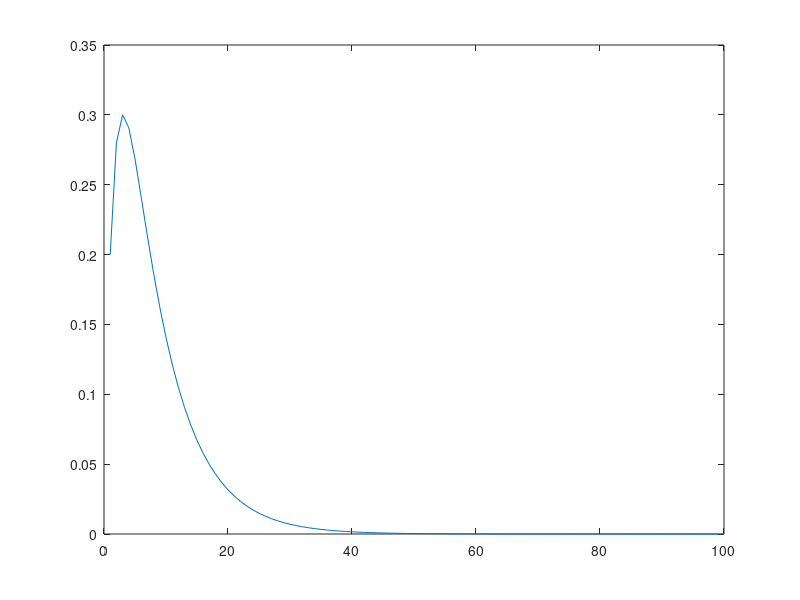

Recreate this plot in MATLAB.
matriz=[8 0 3 0 0;            % estados n absorvente | estados absorventes
    2 6 2 0 0;                % 1 2 4 | 3 5
    0 1 4 0 0;
    0 3 0 0 0;
    0 0 1 0 0;]/10;
%% b
v=[1;
   0;
   0;
   0;
   0;];

prob=zeros(1,100);

for n=1 : 100
    v=matriz*v;
    prob(n)=v(2);
end

plot(prob)

%% d

nena=3; %nr de estados nao absorventes
q=matriz(1:nena,1:nena);  %matriz Q

%% e

F=inv(eye(size(q))-q); %matriz fundamental

%% f

